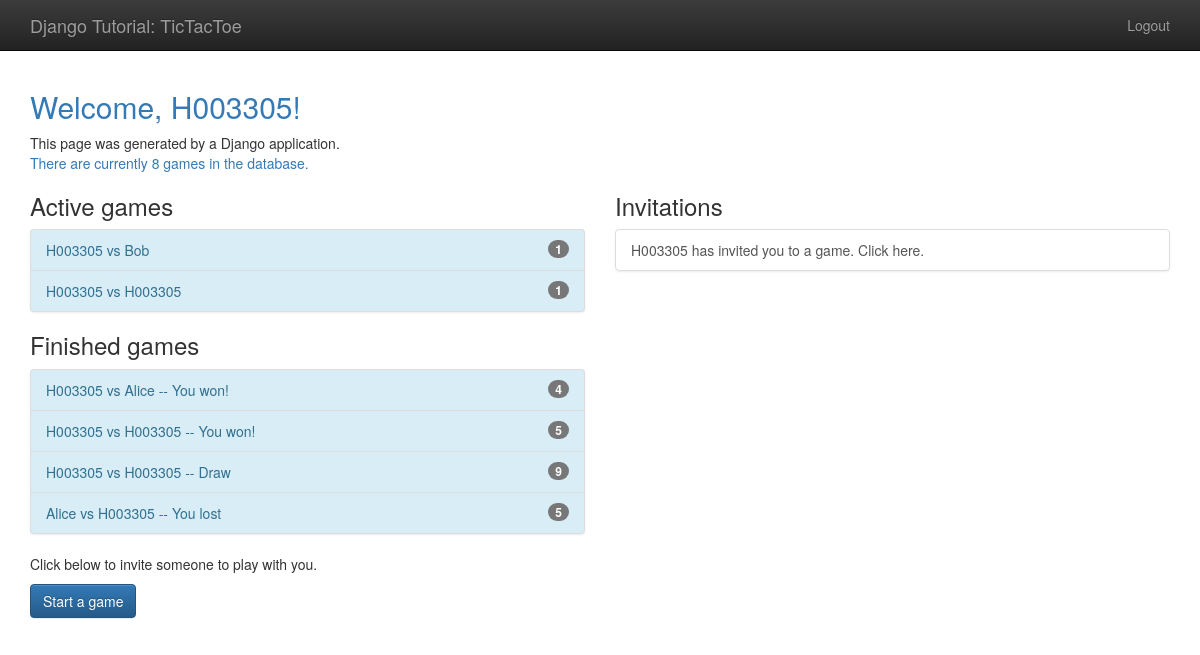
/player/home (signed in), run on the app's committed database.
### gameplay/models.py (models this page shows, shortened)
class Game(models.Model):
    first_player = models.ForeignKey(User, related_name="games_first_player", on_delete=models.CASCADE)
    second_player = models.ForeignKey(User, related_name="games_second_player", on_delete=models.CASCADE)
    start_time = models.DateTimeField(auto_now_add=True)
    last_active = models.DateTimeField(auto_now=True)
    status = models.CharField(max_length=1,default='F',choices=GAME_STATUS_CHOICES)
    objects = GamesQuerySet.as_manager()
    def get_absolute_url(self):
        return reverse('gameplay_detail', args=[self.id])
    def __str__(self):
        return "{0} vs {1}".format(self.first_player, self.second_player)

### player/models.py (models this page shows)
class Invitation(models.Model):
    from_user = models.ForeignKey(User, related_name="invitations_sent", on_delete=models.CASCADE)
    to_user = models.ForeignKey(User, related_name="invitations_received", verbose_name="User to invite",help_text="Please seelct the user you want to play a game with.",on_delete=models.CASCADE)
    message = models.CharField(max_length=300, blank=True,verbose_name="Optional Message",help_text="It's always nice to add a friendly message!")
    timestamp = models.DateTimeField(auto_now_add=True)

### player/views.py (the view)
# urls.py: 2. Add a URL to urlpatterns:  path('', views.home, name='home')
@login_required
def home(request):
    my_games = Game.objects.games_for_user(request.user)
    active_games = my_games.active()
    finished_games = my_games.difference(active_games)
    invitations = request.user.invitations_received.all()
    return render(request, "player/home.html", {'active_games': active_games, 'finished_games': finished_games, 'ngames': Game.objects.count(), 'invitations': invitations})

### gameplay/models.py (called while the page is built)
    def games_for_user(self, user):
        return self.filter(Q(first_player=user) | Q(second_player=user))

    def active(self):
        return self.filter(Q(status='F') | Q(status='S'))

### player/templates/player/home.html (shortened to what this page needs)
{% extends "base.html" %}
{% block content %}
    <h2 class="text-primary">Welcome, {{ user.username }}!</h2>
    This page was generated by a Django application.<br/>
    <a href="{% url 'all' %}">There are currently {{ ngames }} games in the database.</a>
    <div class="row">
        <div class="col-md-6">
            <h3>Active games</h3>
            {% include "player/game_list_snippet.html" with games_list=active_games %}
            <h3>Finished games</h3>
            {% include "player/game_list_snippet.html" with games_list=finished_games %}
            <p>Click below to invite someone to play with you.</p>
            <p>
                <a class="btn btn-primary"
                   href="{% url 'player_new_invitation' %}">Start a game</a>
            </p>
        </div>
        <div class="col-md-6">
            <h3>Invitations</h3>
            {% if invitations %}
                <div class="list-group">
                    {% for inv in invitations %}
                        <a class="list-group-item"
                           href="{% url 'player_accept_invitation' id=inv.id %}">
                            {{ inv.from_user.username }} has invited you to a game. Click here.
                        </a>
                    {% endfor %}
                </div>
            {% else %}
                <p>You have no invitations.</p>
            {% endif %}
        </div>
    </div>
{% endblock %}

### player/templates/base.html (shortened to what this page needs)
{% load static %}
<!doctype html>
<html class="no-js" lang="">
    <head>
        {% block styling %}
            <link rel="stylesheet" href="{% static 'css/bootstrap.min.css' %}">
            <link rel="stylesheet" href="{% static 'css/bootstrap-theme.min.css' %}">
            <link rel="stylesheet" href="{% static 'css/main.css' %}">
        {% endblock styling %}
    </head>
    <body>
    <nav class="navbar navbar-inverse navbar-fixed-top" role="navigation">
      <div class="container">
        <div class="navbar-header">
          <a class="navbar-brand" href="/">Django Tutorial: TicTacToe</a>
        </div>
        <ul class="nav navbar-nav navbar-right">
            {% if user.is_authenticated %}
                <li><a href="{% url 'player_logout' %}">Logout</a></li>
            {% else %}
                <li><a href="{% url 'player_login' %}">Login</a></li>
				<li><a href="{% url 'player_signup' %}">Sign Up</a></li>
            {% endif %}
        </ul>
      </div>
    </nav>
    <div class="container">
        {% block content %}
        {% endblock %}
    </div>
    </body>
</html>

### player/templates/player/game_list_snippet.html
{% if games_list %}
    <div class="list-group bg-info" >
        {% for game in games_list %}
            <a class="list-group-item list-group-item-info"
               href="{{ game.get_absolute_url }}">
                {{ game }}
                {% if game.status not in 'FS' %}
                    {% if game.status == "D" %}
                        -- Draw
                    {% elif game.status == "W" and user == game.first_player %}
                        -- You won!
                    {% elif game.status == "L" and user == game.second_player %}
                        -- You won!
                    {% else %}
                        -- You lost
                    {% endif %}
                {% endif %}
                <span class="badge">{{ game.move_set.count }}</span>
            </a>
        {% endfor %}
    </div>
{% else %}
    There is nothing here.
{% endif %}

### player/templates/base.html (style rules this page uses)
body { padding-top: 70px; padding-bottom: 20px; }

### data on the page
Game: first_player+second_player "H003305 vs Bob", move_set.count "1"
Game: first_player+second_player "H003305 vs H003305", move_set.count "1"
Game: first_player+second_player "H003305 vs Alice", status "-- You won!", move_set.count "4"
Game: first_player+second_player "H003305 vs H003305", status "-- You won!", move_set.count "5"
Game: first_player+second_player "H003305 vs H003305", status "-- Draw", move_set.count "9"
Game: first_player+second_player "Alice vs H003305", status "-- You lost", move_set.count "5"
Invitation: from_user.username "H003305"

### other printed values
{{ user.username }} "H003305"
{{ ngames }} "8"
